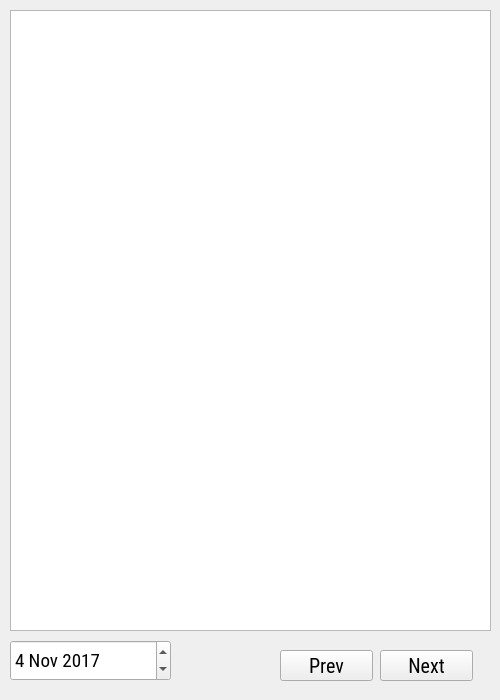
<?xml version="1.0" encoding="UTF-8"?>
<ui version="4.0">
 <class>MainWindow</class>
 <widget class="QMainWindow" name="MainWindow">
  <property name="geometry">
   <rect>
    <x>0</x>
    <y>0</y>
    <width>500</width>
    <height>700</height>
   </rect>
  </property>
  <property name="sizePolicy">
   <sizepolicy hsizetype="Fixed" vsizetype="Preferred">
    <horstretch>0</horstretch>
    <verstretch>0</verstretch>
   </sizepolicy>
  </property>
  <property name="windowTitle">
   <string>MainWindow</string>
  </property>
  <widget class="QWidget" name="centralwidget">
   <property name="minimumSize">
    <size>
     <width>0</width>
     <height>0</height>
    </size>
   </property>
   <property name="maximumSize">
    <size>
     <width>500</width>
     <height>800</height>
    </size>
   </property>
   <widget class="QListWidget" name="listWidget_character">
    <property name="geometry">
     <rect>
      <x>10</x>
      <y>10</y>
      <width>481</width>
      <height>621</height>
     </rect>
    </property>
   </widget>
   <widget class="QDateEdit" name="dateEdit_filter">
    <property name="geometry">
     <rect>
      <x>10</x>
      <y>640</y>
      <width>161</width>
      <height>41</height>
     </rect>
    </property>
    <property name="font">
     <font>
      <family>Roboto Condensed</family>
      <pointsize>14</pointsize>
     </font>
    </property>
    <property name="date">
     <date>
      <year>2017</year>
      <month>11</month>
      <day>4</day>
     </date>
    </property>
   </widget>
   <widget class="QPushButton" name="pushButton_prev">
    <property name="geometry">
     <rect>
      <x>280</x>
      <y>650</y>
      <width>93</width>
      <height>31</height>
     </rect>
    </property>
    <property name="font">
     <font>
      <family>Roboto Condensed</family>
      <pointsize>15</pointsize>
     </font>
    </property>
    <property name="text">
     <string>Prev</string>
    </property>
   </widget>
   <widget class="QPushButton" name="pushButton_next">
    <property name="geometry">
     <rect>
      <x>380</x>
      <y>650</y>
      <width>93</width>
      <height>31</height>
     </rect>
    </property>
    <property name="font">
     <font>
      <family>Roboto Condensed</family>
      <pointsize>15</pointsize>
     </font>
    </property>
    <property name="text">
     <string>Next</string>
    </property>
   </widget>
  </widget>
 </widget>
 <resources/>
 <connections/>
</ui>
